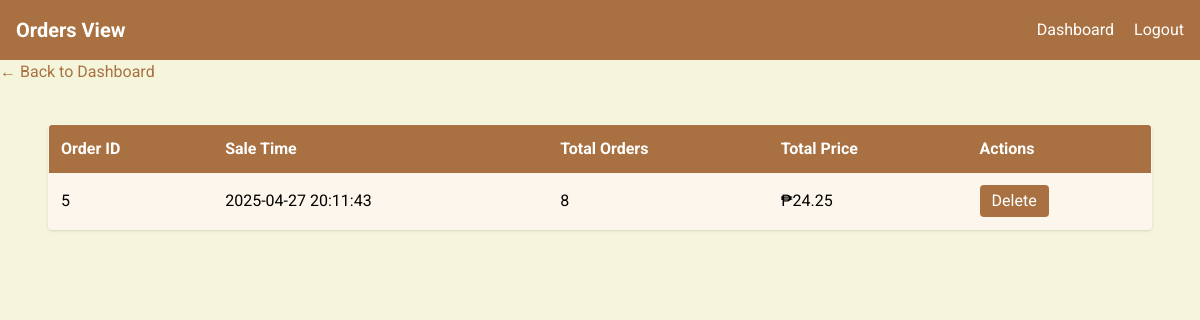
The page /sales_view.php (signed in) on the database as committed earlier.
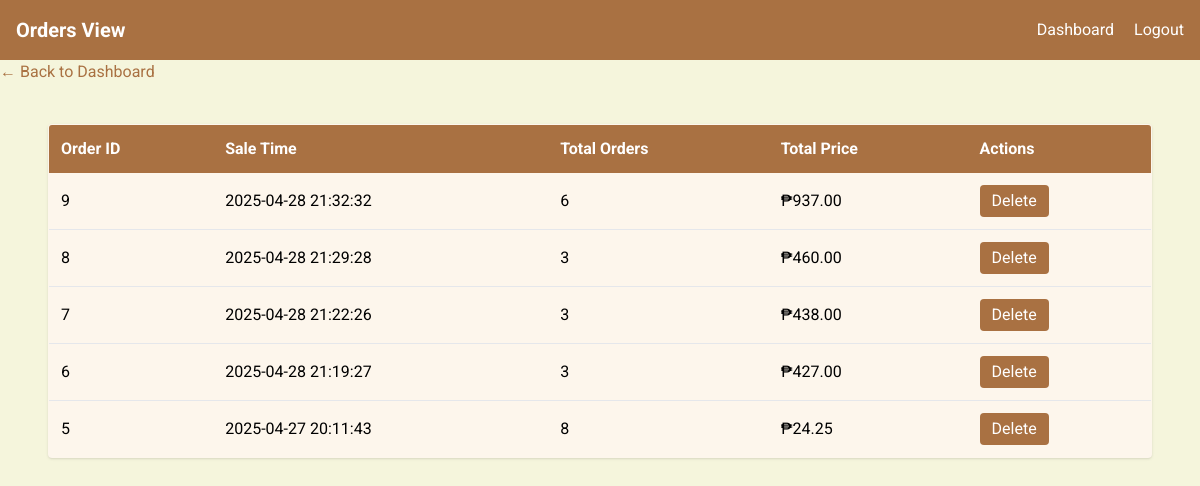
The same page on the database as committed later.
### tables this page shows
CREATE TABLE `sales_orders` (
  `id` int(11) NOT NULL,
  `cashier_id` int(11) NOT NULL,
  `sale_time` datetime DEFAULT current_timestamp()
);

### sales_view.php (the view, shortened to what this page needs)
<?php
require 'config.php';
$role = $_SESSION['role'];
$user_id = $_SESSION['user_id'];
if ($role === 'cashier') {
    $stmt = $db->prepare("
        SELECT
            sales_orders.id AS order_id,
            sales_orders.sale_time,
            SUM(sales.quantity) AS total_quantity,
            SUM(sales.total_price) AS total_price
        FROM sales_orders
        JOIN sales ON sales.sale_order_id = sales_orders.id
        WHERE sales_orders.cashier_id = :cashier_id
        GROUP BY sales_orders.id, sales_orders.sale_time
        ORDER BY sales_orders.sale_time DESC
    ");
    $stmt->bindValue(':cashier_id', $user_id);
    $stmt->execute();
    $orders = $stmt->fetchAll(PDO::FETCH_ASSOC);
}
?>
<!DOCTYPE html>
<html lang="en">
<head>
    <script src="https://cdn.tailwindcss.com"></script>
    <link rel="stylesheet" href="https://cdnjs.cloudflare.com/ajax/libs/font-awesome/6.0.0-beta3/css/all.min.css" />
</head>
<body class="bg-[#F5F5DC] min-h-screen">
<header class="bg-[#A97142] text-white p-4 flex justify-between items-center">
        <h1 class="text-xl font-bold">Orders View</h1>
        <div>
            <?php if ($role === 'admin'): ?>
                <a href="admin_dashboard.php" class=" mr-4 text-white">Dashboard</a>
            <?php else: ?>
                <a href="cashier_dashboard.php" class=" mr-4 text-white">Dashboard</a>
            <?php endif; ?>
            <a href="logout.php" class=" text-white">Logout</a>
        </div>
    </header>
    <div class="mb-4">
    <a href="admin_dashboard.php" class="inline-block text-[#A97142]">&larr; Back to Dashboard</a>
        </div>
    <main class="p-6 max-w-6xl mx-auto">
        <table class="w-full bg-[#FDF6EC] border border-[#A97142] rounded shadow overflow-hidden">
        <thead class="text-white" style="background-color: #A97142;">
                <tr>
                    <th class="p-3 text-left">Order ID</th>
                    <th class="p-3 text-left">Sale Time</th>
                    <th class="p-3 text-left">Total Orders</th>
                    <th class="p-3 text-left">Total Price</th>
                    <th class="p-3 text-left">Actions</th>
                </tr>
            </thead>
            <tbody>
                <?php if ($orders): ?>
                    <?php foreach ($orders as $order): ?>
                    <tr class="border-b border-gray-200">
                        <td class="p-3"><?php echo $order['order_id']; ?></td>
                        <td class="p-3"><?php echo $order['sale_time']; ?></td>
                        <td class="p-3"><?php echo $order['total_quantity']; ?></td>
                        <td class="p-3">₱<?php echo number_format($order['total_price'], 2); ?></td>
                        <td class="p-3 space-x-2">
                        <button onclick="deleteOrder(<?php echo $order['order_id']; ?>)" class="bg-[#A97142] text-white px-3 py-1 rounded hover:bg-[#8C5730] transition">Delete</button>
                        </td>
                    </tr>
                    <?php endforeach; ?>
                <?php else: ?>
                    <tr>
                        <td colspan="<?php echo $role === 'admin' ? 6 : 5; ?>" class="p-3 text-center text-gray-500">No orders found.</td>
                    </tr>
                <?php endif; ?>
            </tbody>
        </table>
    </main>
</body>
</html>

Rows that differ between the two databases and show on the page:
added sales_orders: id "9", sale_time "2025-04-28 21:32:32", total_quantity "6", total_price "937.00"
added sales_orders: id "8", sale_time "2025-04-28 21:29:28", total_quantity "3", total_price "460.00"
added sales_orders: id "7", sale_time "2025-04-28 21:22:26", total_quantity "3", total_price "438.00"
added sales_orders: id "6", sale_time "2025-04-28 21:19:27", total_quantity "3", total_price "427.00"
